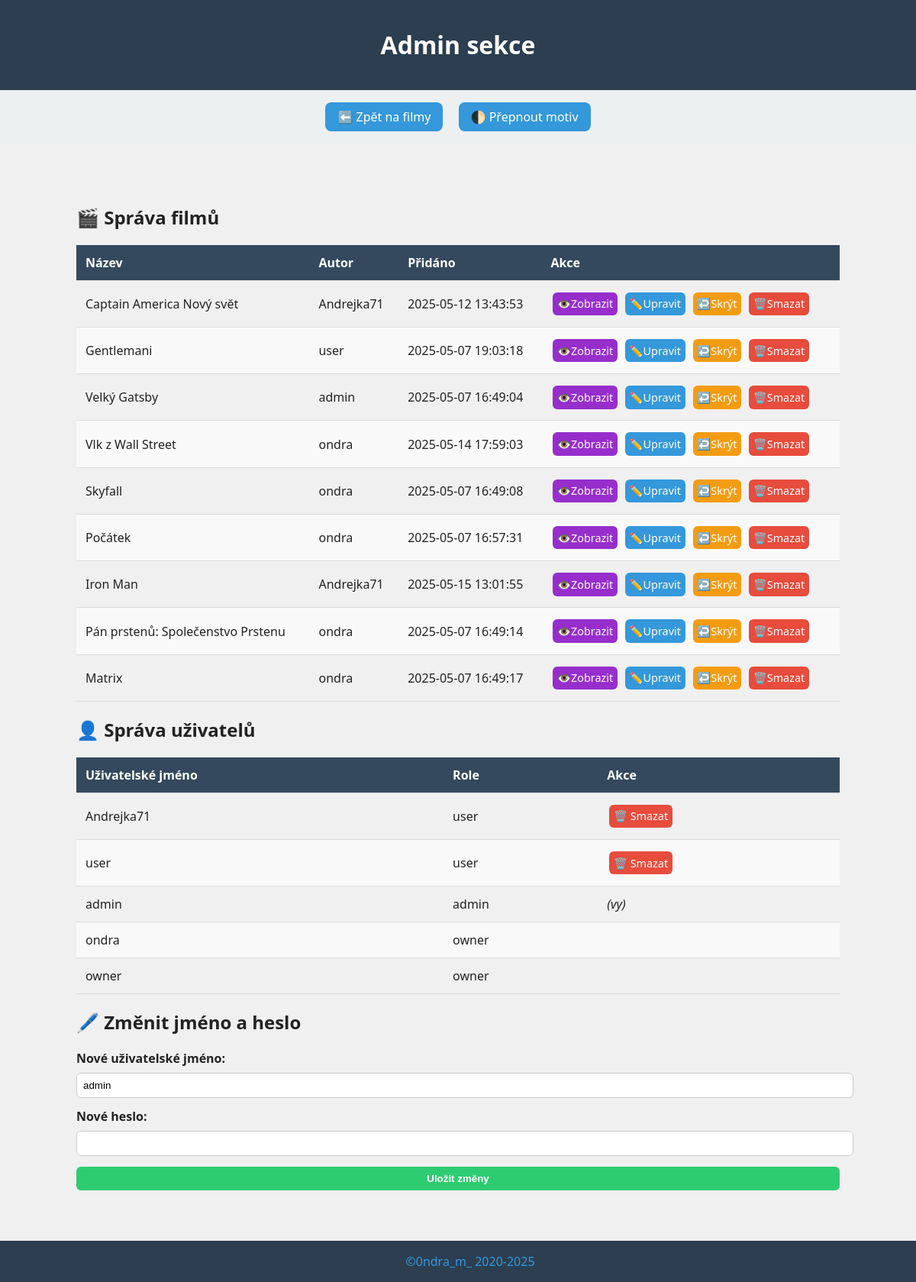
The app's page /admin.php (signed in) with its own data.
### tables this page shows
CREATE TABLE `filmy` (
  `id` int NOT NULL,
  `nazev` varchar(255) NOT NULL,
  `rok` int NOT NULL,
  `zanr` varchar(100) DEFAULT NULL,
  `reziser` varchar(255) DEFAULT NULL,
  `hodnoceni` decimal(3,1) DEFAULT NULL,
  `popis` text,
  `schvaleno` tinyint(1) DEFAULT '0',
  `vytvoreno` timestamp NOT NULL DEFAULT CURRENT_TIMESTAMP,
  `autor` varchar(50) NOT NULL DEFAULT 'neznámý'
);

CREATE TABLE `uzivatele` (
  `id` int NOT NULL,
  `username` varchar(50) NOT NULL,
  `password` varchar(255) NOT NULL,
  `role` enum('owner','admin','user') DEFAULT 'user'
);

### admin.php (the view, shortened to what this page needs)
<?php
   require 'hlphp/db.php';
   $username = $_SESSION['username'];
   $user_result = $conn->query("SELECT * FROM uzivatele WHERE username = '$username'");
   if ($user_result->num_rows > 0) {
    $user = $user_result->fetch_assoc();
   } else {
    die("Uživatel nenalezen.");
   }
   $filmy = $conn->query("SELECT * FROM filmy ORDER BY schvaleno ASC, rok DESC");
   $uzivatele = $conn->query("SELECT * FROM uzivatele ORDER BY role DESC, username ASC");
   ?>
<!DOCTYPE html>
<html lang="cs">
   <head>
      <link rel="stylesheet" href="styles.css">
   </head>
   <body>
      <header>
         <h1>Admin sekce</h1>
      </header>
      <nav>
         <a class="button" href="index.php">⬅️ Zpět na filmy</a>
         <a class="button"  onclick="toggleTheme()">🌓 Přepnout motiv</a>
      </nav>
      <div class="container">
         <h2>🎬 Správa filmů</h2>
         <div class="table-wrapper">
            <table class="admin-table">
               <thead>
                  <tr>
                     <th>Název</th>
                     <th>Autor</th>
                     <th>Přidáno</th>
                     <th>Akce</th>
                  </tr>
               </thead>
               <tbody>
                  <?php while ($film = $filmy->fetch_assoc()): ?>
                  <tr>
                     <td><?= htmlspecialchars($film['nazev']) ?></td>
                     <td><?= htmlspecialchars($film['autor']) ?></td>
                     <td><?= htmlspecialchars($film['vytvoreno']) ?></td>
                     <td>
                        <a class="btn btn-view"  href="info.php?id=<?= $film['id'] ?>">👁️Zobrazit</a>
                        <a class="btn" href="edit.php?id=<?= $film['id'] ?>">✏️Upravit</a>
                        <?php if (!$film['schvaleno']): ?>
                        <a class="btn btn-approve" href="hlphp/schvalit.php?id=<?= $film['id'] ?>">✅Schválit</a>
                        <?php else: ?>
                        <a class="btn btn-warning" href="hlphp/odschvalit.php?id=<?= $film['id'] ?>">↩️Skrýt</a>
                        <?php endif; ?>
                        <a class="btn btn-danger" href="hlphp/smazat.php?id=<?= $film['id'] ?>" onclick="return confirm('Opravdu smazat?')">🗑️Smazat</a>
                     </td>
                  </tr>
                  <?php endwhile; ?>
               </tbody>
            </table>
         </div>
         <h2>👤 Správa uživatelů</h2>
         <div class="table-wrapper">
            <table class="admin-table">
               <thead>
                  <tr>
                     <th>Uživatelské jméno</th>
                     <th>Role</th>
                     <th>Akce</th>
                  </tr>
               </thead>
               <tbody>
                  <?php while ($uzivatel = $uzivatele->fetch_assoc()): ?>
                  <tr>
                     <td><?= htmlspecialchars($uzivatel['username']) ?></td>
                     <td><?= $uzivatel['role'] ?></td>
                     <td>
                        <?php
                           $jeJinyUzivatel = $uzivatel['username'] !== $_SESSION['username'];
                           ?>
                        <?php if ($jeJinyUzivatel): ?>
                        <?php if ($uzivatel['role'] !== 'owner'): ?>
                        <a class="btn btn-danger" href="hlhph/smazat_uzivatele.php?id=<?= $uzivatel['id'] ?>" onclick="return confirm('Smazat uživatele?')">🗑️ Smazat</a>
                        <?php endif; ?>
                        <?php else: ?>
                        <em>(vy)</em>
                        <?php endif; ?>
                     </td>
                  </tr>
                  <?php endwhile; ?>
               </tbody>
            </table>
         </div>
         <h2>🖊️ Změnit jméno a heslo</h2>
         <form method="POST" action="admin.php" class="credentials-form">
            <label class="form-label">Nové uživatelské jméno:</label>
            <input type="text" name="new_username" class="form-input" value="<?= htmlspecialchars($user['username']) ?>" required>
            <label class="form-label">Nové heslo:</label>
            <input type="password" name="new_password" class="form-input">
            <button type="submit" class="form-button">Uložit změny</button>
         </form>
      </div>
   </body>
   <footer>
      <a href="https://github.com/0ndraM">©0ndra_m_  2020-<?php echo date("Y");?></a>
   </footer>
</html>

### styles.css (style rules this page uses)
body { font-family: 'Segoe UI', sans-serif; background-color: #f0f0f0; color: #222; margin: 0; padding: 0 0 60px 0; }
header { background: #2c3e50; color: white; padding: 1em; text-align: center; }
nav { padding: 0.5em; text-align: center; background: #ecf0f1; }
nav .button { margin: 0.5em; padding: 0.5em 1em; background: #3498db; color: white; text-decoration: none; border-radius: 8px; transition: background 0.3s; }
.button, .btn { display: inline-block; background-color: #3498db; color: white; padding: 0.6em 1.2em; text-decoration: none; border-radius: 6px; margin: 0.5em 0; cursor: pointer; transition: background 0.3s ease; font-size: 1em; }
.container { padding: 60px 1em 60px; max-width: 1000px; margin: auto; }
.admin-table { width: 100%; border-collapse: collapse; margin-top: 0,2em; }
.admin-table th, .admin-table td { padding: 0.75em; text-align: left; border-bottom: 1px solid #ddd; }
.admin-table th { background-color: #34495e; color: white; }
.admin-table tr:nth-child(even) { background-color: #f9f9f9; }
.btn { padding: 0.4em 0.4em; margin: 0.2em; border: none; font-size: 0.9em; display: inline-block; }
.btn-view { background-color: #972ecc; }
.btn-warning { background-color: #f39c12; }
.btn-danger { background-color: #e74c3c; }
form button { background-color: #2ecc71; color: white; border: none; padding: 0.6em 1.2em; border-radius: 5px; cursor: pointer; }
footer { background: #2c3e50; color: white; padding: 1em; text-align: center; position: fixed; bottom: 0; width: 100%; }
footer a { color: #3498db; text-decoration: none; }
.credentials-form .form-label { display: block; margin-bottom: 0.5em; font-weight: bold; }
.credentials-form .form-input { width: 100%; padding: 0.6em; margin-bottom: 1em; border: 1px solid #ccc; border-radius: 6px; }
.credentials-form .form-button { width: 100%; background-color: #2ecc71; color: white; padding: 0.6em; border: none; border-radius: 6px; font-weight: bold; cursor: pointer; }

### records on screen
filmy: nazev "Captain America Nový svět", autor "Andrejka71", vytvoreno "2025-05-12 13:43:53"
filmy: nazev "Gentlemani", autor "user", vytvoreno "2025-05-07 19:03:18"
filmy: nazev "Velký Gatsby", autor "admin", vytvoreno "2025-05-07 16:49:04"
filmy: nazev "Vlk z Wall Street", autor "ondra", vytvoreno "2025-05-14 17:59:03"
filmy: nazev "Skyfall", autor "ondra", vytvoreno "2025-05-07 16:49:08"
filmy: nazev "Počátek", autor "ondra", vytvoreno "2025-05-07 16:57:31"
filmy: nazev "Iron Man", autor "Andrejka71", vytvoreno "2025-05-15 13:01:55"
filmy: nazev "Pán prstenů: Společenstvo Prstenu", autor "ondra", vytvoreno "2025-05-07 16:49:14"
filmy: nazev "Matrix", autor "ondra", vytvoreno "2025-05-07 16:49:17"
uzivatele: username "Andrejka71", role "user"
uzivatele: username "user", role "user"
uzivatele: username "admin", role "admin", shows "(vy)", new_username "admin"
uzivatele: username "ondra", role "owner"
uzivatele: username "owner", role "owner"
